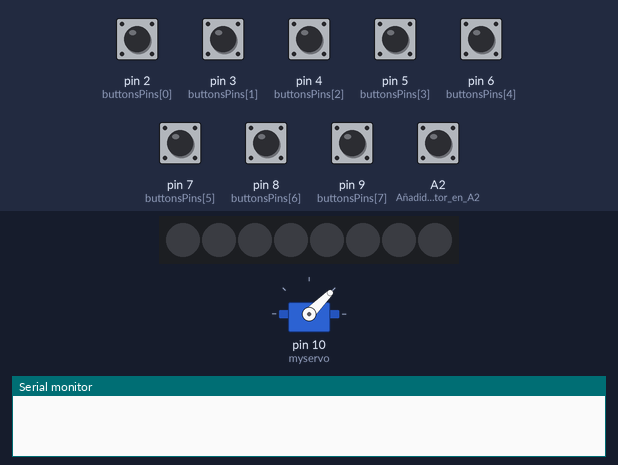
This sketch was run on a simulated Arduino Uno, built with avr-gcc and run on an emulated ATmega328P. Parts: 8 RGB LEDs in strip order, left to right, servo, the last lines printed to the serial monitor. The test bench sets the inputs (shaded band); at power-on: A2 (Añadido_interruptor_en_A2), pin 2 (buttonsPins[0]), pin 3 (buttonsPins[1]), pin 4 (buttonsPins[2]), pin 5 (buttonsPins[3]), pin 6 (buttonsPins[4]), pin 7 (buttonsPins[5]), pin 8 (buttonsPins[6]), pin 9 (buttonsPins[7]) HIGH. Random numbers use the default seed unless the sketch sets one.

Above: at 1.8 s.
1.9 s: pin 2 (buttonsPins[0]) pulled LOW for 0.15 s
At 2.7 s:
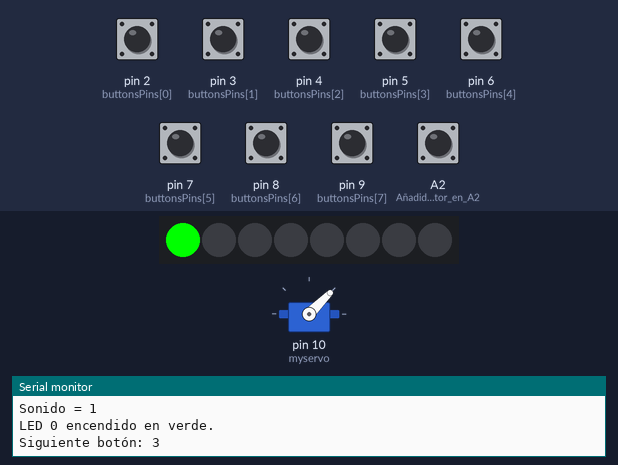
3.5 s: pin 4 (buttonsPins[2]) pulled LOW for 0.15 s
At 3.55 s:
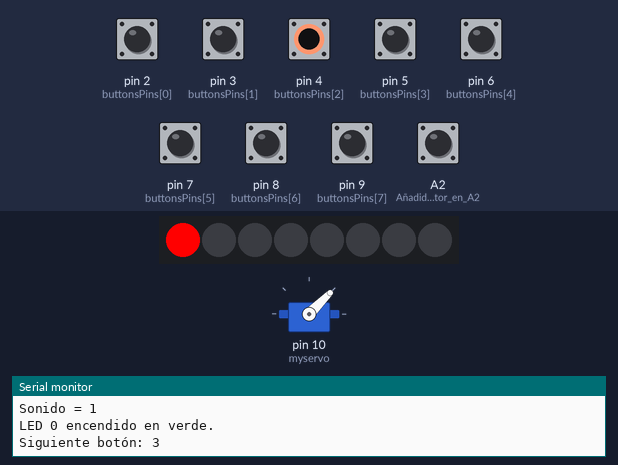
5.1 s: pin 3 (buttonsPins[1]) pulled LOW for 0.15 s
At 6.4 s:
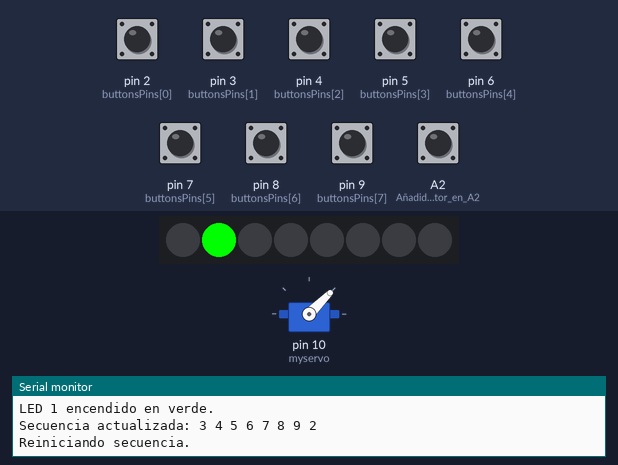
6.7 s: pin 5 (buttonsPins[3]) pulled LOW for 0.15 s
At 7.9 s:
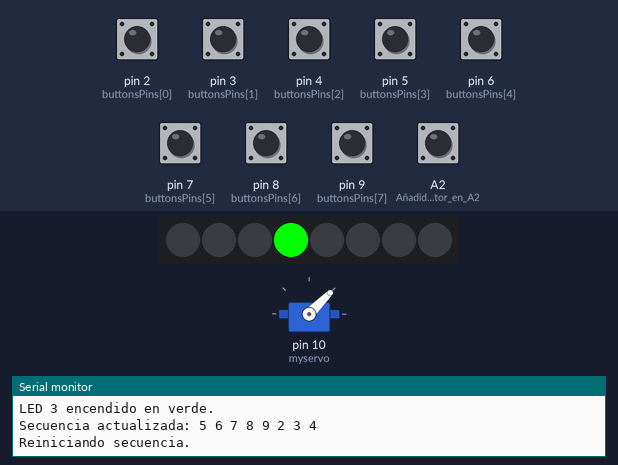
8.3 s: pin 6 (buttonsPins[4]) pulled LOW for 0.15 s
At 9.3 s:
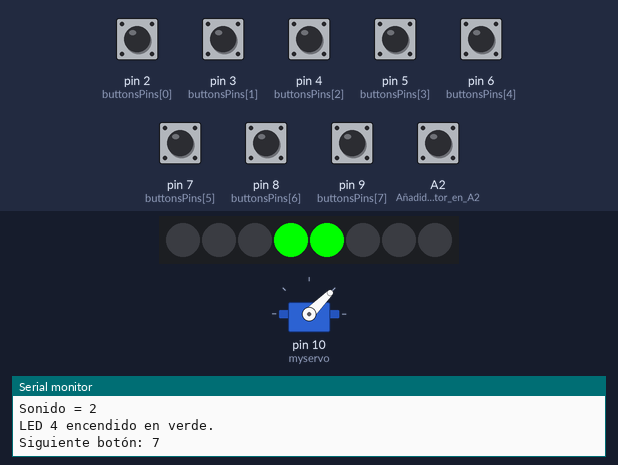
9.9 s: pin 7 (buttonsPins[5]) pulled LOW for 0.15 s
At 10.5 s:
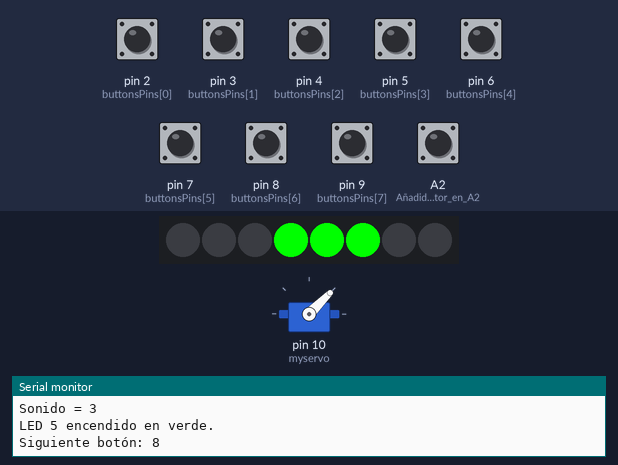
Timing chart, 0 to 12.5 s (numbered marks = the images above; inputs shaded):
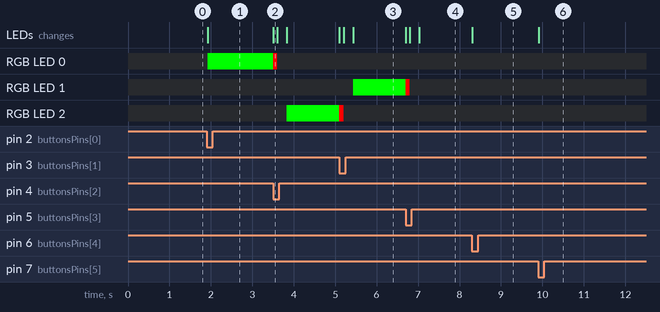

Measured:
- after the input at 1.9 s, RGB LED 0: off → RGB(0, 255, 0) at once; the LEDs: change at once (image 1)
- after the input at 3.5 s, RGB LED 0: RGB(0, 255, 0) → RGB(255, 0, 0) at once, → off 0.10 s later; RGB LED 2: off → RGB(0, 255, 0) after 0.33 s; the LEDs: change at once (image 2)
- after the input at 5.1 s, RGB LED 1: off → RGB(0, 255, 0) after 0.33 s; RGB LED 2: RGB(0, 255, 0) → RGB(255, 0, 0) at once, → off 0.10 s later; the LEDs: first change at once (image 3 shows a later state)
- after the input at 6.7 s, RGB LED 1: RGB(0, 255, 0) → RGB(255, 0, 0) at once, → off 0.10 s later; the LEDs: first change at once (image 4 shows a later state)
- after the input at 8.3 s, the LEDs: change at once (image 5)
- after the input at 9.9 s, the LEDs: change at once (image 6)

The sketch:

Caja_Fuerte_RE2.ino
```cpp
#include <Adafruit_NeoPixel.h>
#include <SoftwareSerial.h>
#include <Servo.h>


#define LED_PIN A0         // Pin de la tira de LEDs
#define NUM_LEDS 8         // Número de LEDs en la tira
#define BUTTONS_COUNT 8    // Número de botones
#define SEQUENCE_LENGTH 8  // Longitud de la secuencia
Servo myservo;             //creamos un objeto servo

SoftwareSerial mySerial(11, 12);  // RX, TX

Adafruit_NeoPixel strip = Adafruit_NeoPixel(NUM_LEDS, LED_PIN, NEO_GRB + NEO_KHZ800);
int buttonsPins[BUTTONS_COUNT] = { 2, 3, 4, 5, 6, 7, 8, 9 };
int sequence[SEQUENCE_LENGTH] = { 2, 3, 4, 5, 6, 7, 8, 9 };
bool ledsState[NUM_LEDS] = { false };  // Estado de los LEDs (apagado/inicialmente)
unsigned long previousMillis = 0;      // Variable para almacenar el tiempo anterior
const long interval = 50;              // Intervalo de espera en milisegundos
int buttonPressed;
int currentStep = 0;                      // Paso actual en la secuencia
int correctButton;                        // Botón correcto establecido por el usuario
bool sequenceCompleted = false;           // Variable para indicar si la secuencia se ha completado
unsigned long previousBlinkMillis = 0;    // Variable para controlar el parpadeo
const unsigned long blinkInterval = 500;  // Intervalo de parpadeo en milisegundos
bool blinkState = false;                  // Estado de parpadeo
int blinkCount = 0;                       // Contador de parpadeo
bool interruptorEstado = false;           // Estado del interruptor
int randomNumber;
const char* orden = "A7:0000";
int sonido = 0;

void setup() {
  mySerial.begin(9600);
  Serial.begin(9600);  // Inicializa el puerto serial
  strip.begin();
  strip.show();  // Inicializa todos los LEDs apagados
  for (int i = 0; i < BUTTONS_COUNT; i++) {
    pinMode(buttonsPins[i], INPUT_PULLUP);
  }

  // Configurar el reproductor de MP3 (JR6001)
  mySerial.println("AF:30");  // Configurar el volumen a 30
  delay(100);

  // Lee el estado del interruptor
  pinMode(A2, INPUT_PULLUP);  // Añadido interruptor en A2
  interruptorEstado = digitalRead(A2);
  randomSeed(analogRead(A5));

  // Genera una nueva secuencia aleatoria si el interruptor está en ON
  if (interruptorEstado == LOW) {

    //Escribimos el numero aleatorio por el puerto serie
    Serial.print("El numero aleatorio es = ");
    Serial.println(randomNumber);
    SecAl();
  }

  myservo.attach(10);
  myservo.write(45);
  delay(500);
  myservo.detach();
}

void shuffleArray(int arr[], int size) {
  for (int i = size - 1; i > 0; i--) {
    int j = random(i + 1);  // Genera un índice aleatorio entre 0 y i
    // Intercambia los elementos en las posiciones i y j
    int temp = arr[i];
    arr[i] = arr[j];
    arr[j] = temp;
  }
}

void SecAl() {
  // Arreglo con los números del 2 al 9
  int numeros[] = { 2, 3, 4, 5, 6, 7, 8, 9 };

  // Baraja aleatoriamente los números en el arreglo
  shuffleArray(numeros, 8);

  // Asigna los números barajados al arreglo buttonsPins
  for (int i = 0; i < BUTTONS_COUNT; i++) {
    buttonsPins[i] = numeros[i];
  }

  // Mostrar la secuencia actualizada por el puerto serial
  Serial.print("Nuevo orden de los botones: ");
  for (int i = 0; i < BUTTONS_COUNT; i++) {
    Serial.print(buttonsPins[i]);
    Serial.print(" ");
  }
  Serial.println();
}

void loop() {
  checkButtons();
  checkSequenceComplete();

  // Control de parpadeo de LEDs
  unsigned long currentMillis = millis();
  if (blinkCount < 3) {  // Controla el parpadeo solo si no se han completado tres ciclos
    if (sequenceCompleted && (currentMillis - previousBlinkMillis >= blinkInterval)) {
      previousBlinkMillis = currentMillis;
      blinkState = !blinkState;  // Cambia el estado de parpadeo
      // Enciende o apaga los LEDs alternativamente
      for (int i = 0; i < NUM_LEDS; i++) {
        if (i % 2 == 0) {  // LEDs pares
          strip.setPixelColor(i, blinkState ? strip.Color(0, 255, 0) : strip.Color(0, 0, 0));
        } else {  // LEDs impares
          strip.setPixelColor(i, blinkState ? strip.Color(0, 0, 0) : strip.Color(0, 255, 0));
        }
      }
      strip.show();

      // Incrementa el contador de parpadeo si se completa un ciclo completo

      if (!blinkState) {
        blinkCount++;
      }
    }
  } else {  // Después de completar tres ciclos, apaga todos los LEDs
    delay(1000);
    mySerial.println("A7:00010");  // Enviar comando para reproducir el archivo predeterminado
    delay(300);
    myservo.attach(10);
    myservo.write(0);
    delay(500);
    myservo.write(0);
    delay(500);
    myservo.write(45);
    delay(500);
    myservo.detach();
    Serial.println("Reiniciando");
    delay(500);
    asm volatile("jmp 0x00");
    clearStrip();
    strip.show();
  }
}

void modificarSecuencia(int primerBoton) {
  int offset = 0;
  for (int i = 0; i < SEQUENCE_LENGTH; i++) {
    sequence[i] = primerBoton + offset;
    if (sequence[i] > 9) {
      sequence[i] -= 8;  // Ajuste para que la secuencia se mantenga en el rango de botones
    }
    offset++;
  }
  correctButton = sequence[currentStep];  // Actualiza el botón correcto a seguir
  // Mostrar la secuencia actualizada por el puerto serial
  Serial.print("Secuencia actualizada: ");
  for (int i = 0; i < SEQUENCE_LENGTH; i++) {
    Serial.print(sequence[i]);
    Serial.print(" ");
  }
  Serial.println();
}

void checkButtons() {
  unsigned long currentMillis = millis();  // Obtener el tiempo actual

  for (int i = 0; i < BUTTONS_COUNT; i++) {
    if (digitalRead(buttonsPins[i]) == LOW) {  // Botón presionado
      buttonPressed = i + 2;                   // Ajuste para el número de botón presionado

      // Si la secuencia se ha completado, ignorar nuevas pulsaciones de botones
      if (sequenceCompleted) {
        return;
      }

      // Verifica si el LED correspondiente ya está encendido
      int ledIndex = buttonPressed - 2;  // Índice del LED correspondiente al botón
      if (ledIndex >= 0 && ledIndex < NUM_LEDS && ledsState[ledIndex]) {
        // El LED ya está encendido, no hacer nada
        return;
      }

      if (currentStep == 0) {  // Si es el primer botón de la secuencia
        modificarSecuencia(buttonPressed);
        Serial.print("Secuencia inicializada para el botón ");
        Serial.println(buttonPressed);
      }

      if (buttonPressed == correctButton) {      // Botón correcto en la secuencia
        int lastCorrectLed = buttonPressed - 2;  // Índice del LED correspondiente al botón
        if (lastCorrectLed >= 0 && lastCorrectLed < NUM_LEDS) {
          int sonido = currentStep + 1;
          mySerial.print(orden);  // Enviar el comando para el archivo específico
          mySerial.println(sonido);
          Serial.print("Sonido = ");
          Serial.println(sonido);
          strip.setPixelColor(lastCorrectLed, strip.Color(0, 255, 0));  // Enciende el LED correspondiente en verde
          ledsState[lastCorrectLed] = true;                             // Actualiza el estado del LED
          strip.show();
          Serial.print("LED ");
          Serial.print(lastCorrectLed);
          Serial.println(" encendido en verde.");
          currentStep++;  // Avanza en la secuencia
          if (currentStep < SEQUENCE_LENGTH) {
            correctButton = sequence[currentStep];  // Actualiza el próximo botón correcto
            Serial.print("Siguiente botón: ");
            Serial.println(correctButton);
          } else {
            // Se completó la secuencia, reiniciar para la próxima ronda
            sequenceCompleted = true;
            mySerial.println("A7:00001");  // Enviar comando para reproducir el archivo predeterminado
            delay(100);
            sonido = 9;
            mySerial.print(orden);  // Enviar el comando para el archivo específico
            mySerial.println(sonido);
            Serial.println("Sonido = ");
            Serial.println(sonido);
            Serial.println("Secuencia completada.");
          }
        }
      } else {  // Botón incorrecto
        errorFlash();
        clearStrip();
        strip.setPixelColor(buttonPressed - 2, strip.Color(0, 255, 0));  // Enciende el LED incorrecto en verde
        strip.show();
        int sonido = buttonPressed - 1;
        mySerial.print(orden);  // Enviar el comando para el archivo específico
        mySerial.println(sonido);
        Serial.print("Sonido = ");
        Serial.println(sonido);
        Serial.print("LED ");
        Serial.print(buttonPressed - 2);
        Serial.println(" encendido en verde.");
        ledsState[buttonPressed - 2] = true;  // Actualiza el estado del LED incorrecto

        // Reinicia la secuencia y el botón correcto
        currentStep = 1;
        modificarSecuencia(buttonPressed);
        correctButton = sequence[currentStep];
        Serial.println("Reiniciando secuencia.");
      }

      delay(10);                                     // Debouncing
      while (digitalRead(buttonsPins[i]) == LOW) {}  // Espera a que se suelte el botón
    }
  }
}

void checkSequenceComplete() {
  if (checkAllLedsOn()) {  // Verificar si todos los LEDs están encendidos

    if (!sequenceCompleted) {          // Si la secuencia se completó por primera vez
      sequenceCompleted = true;        // Marcar la secuencia como completada
      previousBlinkMillis = millis();  // Inicia el parpadeo
      blinkCount = 0;                  // Reinicia el contador de parpadeo
    }
  }
}

bool checkAllLedsOn() {
  for (int i = 0; i < NUM_LEDS; i++) {
    if (!ledsState[i]) {
      return false;  // Al menos un LED está apagado
    }
  }
  return true;  // Todos los LEDs están encendidos
}

void errorFlash() {
  for (int flashCount = 0; flashCount < 3; flashCount++) {  // Parpadear tres veces en rojo
    for (int i = 0; i < NUM_LEDS; i++) {
      if (ledsState[i]) {
        strip.setPixelColor(i, strip.Color(255, 0, 0));  // Enciende en rojo el LED encendido en verde
      }
    }
    strip.show();
    delay(100);    // Tiempo para mostrar el parpadeo en rojo
    clearStrip();  // Apaga todos los LEDs y reinicia el estado
    delay(10);     // Tiempo antes del siguiente parpadeo
  }
}


void clearStrip() {
  for (int i = 0; i < NUM_LEDS; i++) {
    strip.setPixelColor(i, strip.Color(0, 0, 0));  // Apaga todos los LEDs
    ledsState[i] = false;                          // Reinicia el estado del LED
  }
  strip.show();
  sequenceCompleted = false;  // Reinicia la variable de secuencia completada
}
```
